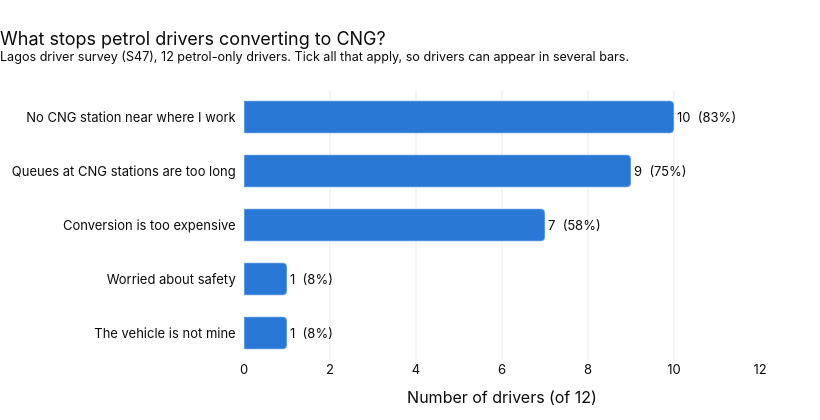

This figure's notebook cell:
### Markdown cell above
### Chart

Design choices: a single series, so one colour and no legend (the title names what the bars are). Each bar is
labelled with its count and percentage, so the chart can be read without the axis. The axis runs to 12 so the bars
read as "out of 12". Plotly draws horizontal bars from the bottom up, so we reverse the order to put the most common
barrier at the top.

### Code cell
BAR = "#2a78d6"
INK = "#0b0b0b"
INK_MUTED = "#52514e"

plot_data = barriers.iloc[::-1]   # reversed: plotly's first bar is at the bottom
fig = go.Figure(go.Bar(
    x=plot_data["drivers"], y=plot_data["barrier"], orientation="h",
    marker=dict(color=BAR, cornerradius=4),
    width=0.6,
    text=[f"{d}  ({p:.0%})" for d, p in zip(plot_data["drivers"], plot_data["percent"])],
    textposition="outside", textfont=dict(color=INK, size=13), cliponaxis=False,
    hovertemplate="<b>%{y}</b><br>%{x} of " + str(len(petrol)) + " drivers<extra></extra>",
))
fig.update_layout(
    title=dict(
        text="What stops petrol drivers converting to CNG?<br>"
             f"<sup>Lagos driver survey (S47), {len(petrol)} petrol-only drivers. "
             "Tick all that apply, so drivers can appear in several bars.</sup>",
        x=0, xanchor="left",
    ),
    template="plotly_white",
    font=dict(family="Inter, Segoe UI, Arial, sans-serif", size=13, color=INK),
    xaxis=dict(title=f"Number of drivers (of {len(petrol)})", range=[0, len(petrol)], dtick=2,
               gridcolor="#ecebe7", zeroline=False),
    yaxis=dict(title=None, ticksuffix="  "),
    hoverlabel=dict(bgcolor="white", font=dict(color=INK)),
    showlegend=False, width=820, height=420, margin=dict(t=90, l=20, r=60, b=60),
)
fig.show()

### Figure 1 — Plotly figure (JSON) as saved in the notebook; plotly's stock layout.template omitted (floating-point values rounded to 4 significant figures)
{"data": [{"cliponaxis": false, "hovertemplate": "<b>%{y}</b><br>%{x} of 12 drivers<extra></extra>", "marker": {"color": "#2a78d6", "cornerradius": 4}, "orientation": "h", "text": ["1  (8%)", "1  (8%)", "7  (58%)", "9  (75%)", "10  (83%)"], "textfont": {"color": "#0b0b0b", "size": 13}, "textposition": "outside", "type": "bar", "width": 0.6, "x": [1, 1, 7, 9, 10], "y": ["The vehicle is not mine", "Worried about safety", "Conversion is too expensive", "Queues at CNG stations are too long", "No CNG station near where I work"]}], "layout": {"font": {"color": "#0b0b0b", "family": "Inter, Segoe UI, Arial, sans-serif", "size": 13}, "height": 420, "hoverlabel": {"bgcolor": "white", "font": {"color": "#0b0b0b"}}, "margin": {"b": 60, "l": 20, "r": 60, "t": 90}, "showlegend": false, "title": {"text": "What stops petrol drivers converting to CNG?<br><sup>Lagos driver survey (S47), 12 petrol-only drivers. Tick all that apply, so drivers can appear in several bars.</sup>", "x": 0, "xanchor": "left"}, "width": 820, "xaxis": {"dtick": 2, "gridcolor": "#ecebe7", "range": [0, 12], "title": {"text": "Number of drivers (of 12)"}, "zeroline": false}, "yaxis": {"ticksuffix": "  ", "title": {}}}}
